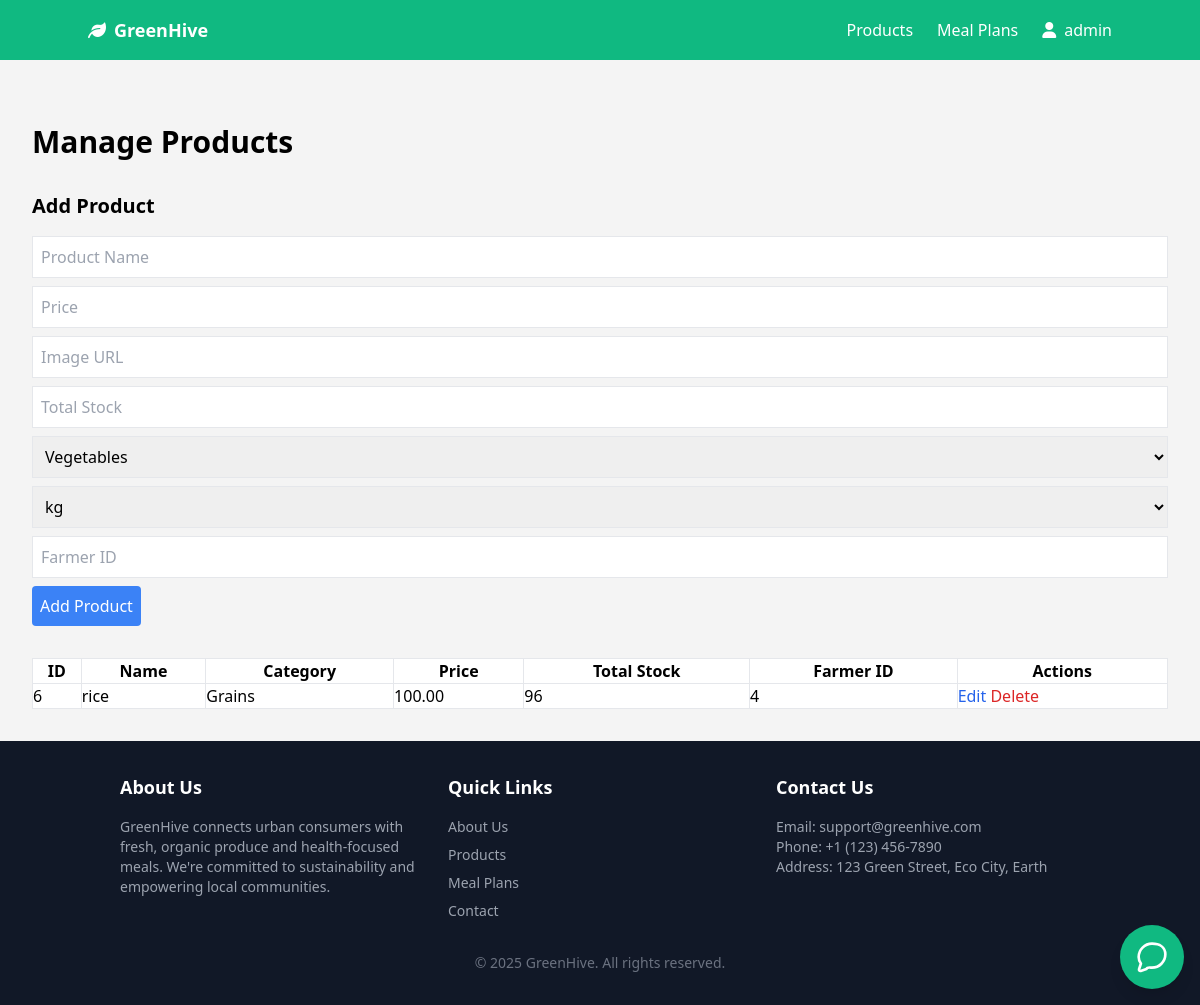
Screenshot of /admin/manage_products.php (signed in) with the database file from the repository.
### tables this page shows
CREATE TABLE
    IF NOT EXISTS products (
        id INT AUTO_INCREMENT PRIMARY KEY,
        farmer_id INT NOT NULL,
        name VARCHAR(100) NOT NULL,
        category ENUM ('Vegetables', 'Fruits', 'Grains', 'Leafy Veg') NOT NULL,
        price DECIMAL(10, 2) NOT NULL,
        unit ENUM ('kg', 'piece') NOT NULL,
        total_stock INT NOT NULL,
        image_url VARCHAR(500) NOT NULL,
        created_at TIMESTAMP DEFAULT CURRENT_TIMESTAMP,
        FOREIGN KEY (farmer_id) REFERENCES users (id) ON DELETE CASCADE
    );

### admin/manage_products.php (the view, shortened to what this page needs)
<?php
require_once __DIR__ . '/../includes/db_connect.php';
include __DIR__ . '/../includes/header.php';
$stmt = $pdo->query("SELECT * FROM products");
$products = $stmt->fetchAll(PDO::FETCH_ASSOC);
?>
<div class="flex-1 p-8">
    <h1 class="text-3xl font-bold mb-8">Manage Products</h1>
    <form action="" method="POST" class="mb-8">
        <h2 class="text-xl font-bold mb-4"><?= isset($productToEdit) ? 'Edit Product' : 'Add Product' ?></h2>
        <input type="text" name="name" placeholder="Product Name" required class="border p-2 mb-2 w-full" value="<?= isset($productToEdit) ? htmlspecialchars($productToEdit['name']) : '' ?>">
        <input type="number" name="price" placeholder="Price" required class="border p-2 mb-2 w-full" value="<?= isset($productToEdit) ? htmlspecialchars($productToEdit['price']) : '' ?>">
        <input type="text" name="image_url" placeholder="Image URL" required class="border p-2 mb-2 w-full" value="<?= isset($productToEdit) ? htmlspecialchars($productToEdit['image_url']) : '' ?>">
        <input type="number" name="total_stock" placeholder="Total Stock" required class="border p-2 mb-2 w-full" value="<?= isset($productToEdit) ? htmlspecialchars($productToEdit['total_stock']) : '' ?>">
        <select name="category" class="border p-2 mb-2 w-full">
            <option value="Vegetables" <?= (isset($productToEdit) && $productToEdit['category'] == 'Vegetables') ? 'selected' : '' ?>>Vegetables</option>
        </select>
        <select name="unit" class="border p-2 mb-2 w-full">
            <option value="kg" <?= (isset($productToEdit) && $productToEdit['unit'] == 'kg') ? 'selected' : '' ?>>kg</option>
        </select>
        <input type="number" name="farmer_id" placeholder="Farmer ID" required class="border p-2 mb-2 w-full" value="<?= isset($productToEdit) ? htmlspecialchars($productToEdit['farmer_id']) : '' ?>">
        <button type="submit" name="<?= isset($productToEdit) ? 'update_product' : 'add_product' ?>" class="bg-blue-500 text-white p-2 rounded"><?= isset($productToEdit) ? 'Update Product' : 'Add Product' ?></button>
    </form>
    <table class="min-w-full bg-white border">
        <thead>
            <tr>
                <th class="border">ID</th>
                <th class="border">Name</th>
                <th class="border">Category</th>
                <th class="border">Price</th>
                <th class="border">Total Stock</th>
                <th class="border">Farmer ID</th>
                <th class="border">Actions</th>
            </tr>
        </thead>
        <tbody>
            <?php foreach ($products as $product): ?>
                <tr>
                    <td class="border"><?= $product['id'] ?></td>
                    <td class="border"><?= htmlspecialchars($product['name']) ?></td>
                    <td class="border"><?= htmlspecialchars($product['category']) ?></td>
                    <td class="border"><?= htmlspecialchars($product['price']) ?></td>
                    <td class="border"><?= htmlspecialchars($product['total_stock']) ?></td>
                    <td class="border"><?= htmlspecialchars($product['farmer_id']) ?></td>
                    <td class="border">
                        <a href="?edit_product=<?= $product['id'] ?>" class="text-blue-600">Edit</a>
                        <a href="?delete_product=<?= $product['id'] ?>" class="text-red-600" onclick="return confirm('Are you sure?')">Delete</a>
                    </td>
                </tr>
            <?php endforeach; ?>
        </tbody>
    </table>
</div>
<?php include __DIR__ . '/../includes/footer.php'; ?>

### assets/css/style.css (style rules this page uses)
* { margin: 0; padding: 0; box-sizing: border-box; }
body { font-family: Arial, sans-serif; line-height: 1.6; background-color: #f4f4f4; }

### rows the page displays
products: id "6", name "rice", category "Grains", price "100.00", total_stock "96", farmer "4"

### other values shown
$_SESSION['user_name'] "admin"
